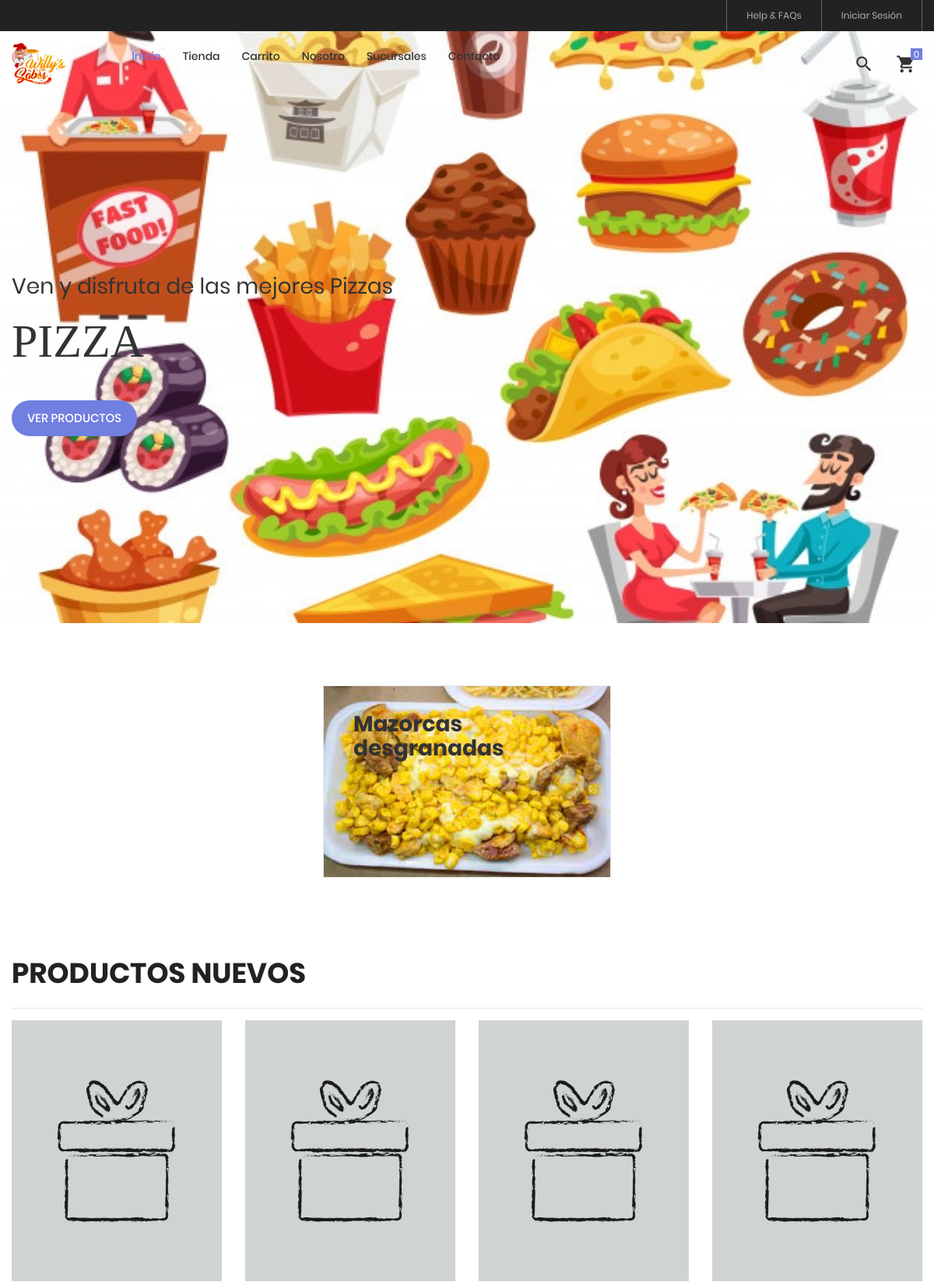
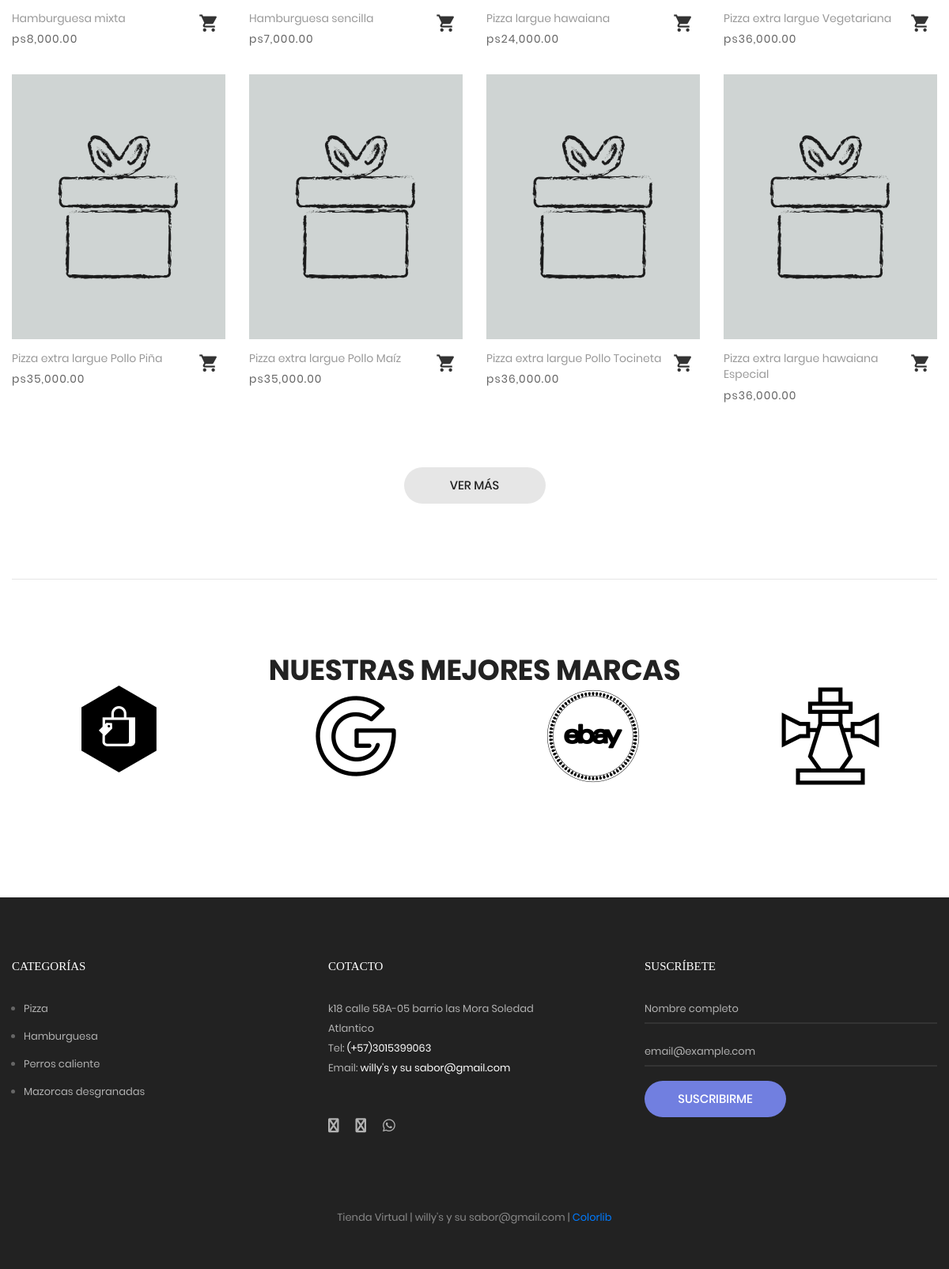
The page / on the database its author committed (2 pictures, top to bottom).
### tables this page shows
CREATE TABLE `categoria` (
  `idcategoria` bigint(20) NOT NULL,
  `nombre` varchar(255) NOT NULL,
  `descripcion` text NOT NULL,
  `portada` varchar(100) NOT NULL,
  `datecreated` datetime NOT NULL DEFAULT current_timestamp(),
  `ruta` varchar(255) NOT NULL,
  `status` int(11) NOT NULL DEFAULT 1
);

CREATE TABLE `producto` (
  `idproducto` bigint(20) NOT NULL,
  `categoriaid` bigint(20) NOT NULL,
  `codigo` varchar(30) NOT NULL,
  `nombre` varchar(255) NOT NULL,
  `descripcion` text NOT NULL,
  `precio` decimal(11,2) NOT NULL,
  `stock` int(11) NOT NULL,
  `imagen` varchar(100) DEFAULT NULL,
  `datecreated` datetime NOT NULL DEFAULT current_timestamp(),
  `ruta` varchar(255) NOT NULL,
  `status` int(11) NOT NULL DEFAULT 1
);

CREATE TABLE `post` (
  `idpost` bigint(20) NOT NULL,
  `titulo` varchar(255) NOT NULL,
  `contenido` text NOT NULL,
  `portada` varchar(100) DEFAULT NULL,
  `datecreate` datetime NOT NULL DEFAULT current_timestamp(),
  `ruta` varchar(255) NOT NULL,
  `status` int(11) NOT NULL DEFAULT 1
);

### Libraries/Core/Views.php (called while the page is built)
<?php
	class Views
	{
		function getView($controller,$view,$data="")
		{
			$controller = get_class($controller);
			if($controller == "Home"){
				$view = "Views/".$view.".php";
			}else{
				$view = "Views/".$controller."/".$view.".php";
			}
			require_once ($view);
		}
	}
 ?>

### Controllers/Home.php (called while the page is built, shortened)
<?php
	require_once("Models/TCategoria.php");
	require_once("Models/TProducto.php");
	class Home extends Controllers{
		public function home()
		{
			$pageContent = getPageRout('inicio');
			$data['page_tag'] = NOMBRE_EMPESA;
			$data['page_title'] = NOMBRE_EMPESA;
			$data['page_name'] = "tienda_virtual";
			$data['page'] = $pageContent;
			$data['slider'] = $this->getCategoriasT(CAT_SLIDER);
			$data['banner'] = $this->getCategoriasT(CAT_BANNER);
			$data['productos'] = $this->getProductosT();
			$this->views->getView($this,"home",$data);
		}
	}

### index.php (called while the page is built, shortened)
<?php
	require_once("Helpers/Helpers.php");
	require_once("Libraries/Core/Load.php");
 ?>

### Libraries/Core/Mysql.php (called while the page is built, shortened)
<?php
	class Mysql extends Conexion
	{
		private $conexion;
		function __construct()
		{
			$this->conexion = new Conexion();
			$this->conexion = $this->conexion->conect();
		}
		public function select(string $query)
		{
			$this->strquery = $query;
        	$result = $this->conexion->prepare($this->strquery);
			$result->execute();
        	$data = $result->fetch(PDO::FETCH_ASSOC);
        	return $data;
		}
		public function select_all(string $query)
		{
			$this->strquery = $query;
        	$result = $this->conexion->prepare($this->strquery);
			$result->execute();
        	$data = $result->fetchall(PDO::FETCH_ASSOC);
        	return $data;
		}
	}
 ?>

### Libraries/Core/Conexion.php (called while the page is built)
<?php
class Conexion{
	private $conect;
	public function __construct(){
		$connectionString = "mysql:host=".DB_HOST.";dbname=".DB_NAME.";charset=".DB_CHARSET;
		try{
			$this->conect = new PDO($connectionString, DB_USER, DB_PASSWORD);
			$this->conect->setAttribute(PDO::ATTR_ERRMODE, PDO::ERRMODE_EXCEPTION);
		}catch(PDOException $e){
			$this->conect = 'Error de conexión';
		    echo "ERROR: " . $e->getMessage();
		}
	}
	public function conect(){
		return $this->conect;
	}
}
?>

### Models/TCategoria.php (called while the page is built, shortened)
<?php
require_once("Libraries/Core/Mysql.php");
trait TCategoria{
	public function getCategoriasT(string $categorias){
		$this->con = new Mysql();
		$sql = "SELECT idcategoria, nombre, descripcion, portada, ruta
				 FROM categoria WHERE status != 0 AND idcategoria IN ($categorias)";
		$request = $this->con->select_all($sql);
		if(count($request) > 0){
			for ($c=0; $c < count($request) ; $c++) {
				$request[$c]['portada'] = BASE_URL.'/Assets/images/uploads/'.$request[$c]['portada'];
			}
		}
		return $request;
	}
}
 ?>

### Helpers/Helpers.php (called while the page is built, shortened)
<?php
	function base_url()
	{
		return BASE_URL;
	}
    function media()
    {
        return BASE_URL."/Assets";
    }
    function footerTienda($data="")
    {
        $view_footer = "Views/Template/footer_tienda.php";
        require_once ($view_footer);
    }
    function formatMoney($cantidad){
        $cantidad = number_format($cantidad,2,SPD,SPM);
        return $cantidad;
    }
    function getCatFooter(){
        require_once ("Models/CategoriasModel.php");
        $objCategoria = new CategoriasModel();
        $request = $objCategoria->getCategoriasFooter();
        return $request;
    }
    function getInfoPage(int $idpagina){
        require_once("Libraries/Core/Mysql.php");
        $con = new Mysql();
        $sql = "SELECT * FROM post WHERE idpost = $idpagina";
        $request = $con->select($sql);
        return $request;
    }
    function getPageRout(string $ruta){
        require_once("Libraries/Core/Mysql.php");
        $con = new Mysql();
        $sql = "SELECT * FROM post WHERE ruta = '$ruta' AND status != 0 ";
        $request = $con->select($sql);
        if(!empty($request)){
            $request['portada'] = $request['portada'] != "" ? media()."/images/uploads/".$request['portada'] : "";
        }
        return $request;
    }
 ?>

### Models/TProducto.php (called while the page is built, shortened)
<?php
require_once("Libraries/Core/Mysql.php");
trait TProducto{
	public function getProductosT(){
		$this->con = new Mysql();
		$sql = "SELECT p.idproducto,
						p.codigo,
						p.nombre,
						p.descripcion,
						p.categoriaid,
						c.nombre as categoria,
						p.precio,
						p.ruta,
						p.stock
				FROM producto p
				INNER JOIN categoria c
				ON p.categoriaid = c.idcategoria
				WHERE p.status != 0 ORDER BY p.idproducto DESC LIMIT ".CANTPORDHOME;
				$request = $this->con->select_all($sql);
				if(count($request) > 0){
					for ($c=0; $c < count($request) ; $c++) {
						$intIdProducto = $request[$c]['idproducto'];
						$sqlImg = "SELECT img
								FROM imagen
								WHERE productoid = $intIdProducto";
						$arrImg = $this->con->select_all($sqlImg);
						$request[$c]['images'] = $arrImg;
					}
				}
		return $request;
	}
}
 ?>

### Models/CategoriasModel.php (called while the page is built, shortened)
<?php
	class CategoriasModel extends Mysql
	{
		public function getCategoriasFooter(){
			$sql = "SELECT idcategoria, nombre, descripcion, portada, ruta
					FROM categoria WHERE  status = 1 AND idcategoria IN (".CAT_FOOTER.")";
			$request = $this->select_all($sql);
			if(count($request) > 0){
				for ($c=0; $c < count($request) ; $c++) {
					$request[$c]['portada'] = BASE_URL.'/Assets/images/uploads/'.$request[$c]['portada'];
				}
			}
			return $request;
		}
	}
 ?>

### Views/home.php (the view, shortened to what this page needs)
<?php
	$arrSlider = $data['slider'];
	$arrBanner = $data['banner'];
	$arrProductos = $data['productos'];
	$contentPage = "";
	if(!empty($data['page'])){
		$contentPage = $data['page']['contenido'];
	}
 ?>
	<section class="section-slide">
		<div class="wrap-slick1">
			<div class="slick1">
			<?php
			for ($i=0; $i < count($arrSlider) ; $i++) {
				$ruta = $arrSlider[$i]['ruta'];
			 ?>
				<div class="item-slick1" style="background-image: url(<?= $arrSlider[$i]['portada'] ?>);">
					<div class="container h-full">
						<div class="flex-col-l-m h-full p-t-100 p-b-30 respon5">
							<div class="layer-slick1 animated visible-false" data-appear="fadeInDown" data-delay="0">
								<span class="ltext-101 cl2 respon2">
									<?= $arrSlider[$i]['descripcion'] ?>
								</span>
							</div>
							<div class="layer-slick1 animated visible-false" data-appear="fadeInUp" data-delay="800">
								<h2 class="ltext-201 cl2 p-t-19 p-b-43 respon1">
									<?= $arrSlider[$i]['nombre'] ?>
								</h2>
							</div>
							<div class="layer-slick1 animated visible-false" data-appear="zoomIn" data-delay="1600">
								<a href="<?= base_url().'/tienda/categoria/'.$arrSlider[$i]['idcategoria'].'/'.$ruta; ?>" class="flex-c-m stext-101 cl0 size-101 bg1 bor1 hov-btn1 p-lr-15 trans-04">
									Ver productos
								</a>
							</div>
						</div>
					</div>
				</div>
			<?php
			}
			?>
			</div>
		</div>
	</section>
	<div class="sec-banner bg0 p-t-80 p-b-50">
		<div class="container">
			<div class="row">
				<?php
				for ($j=0; $j < count($arrBanner); $j++) {
					$ruta = $arrBanner[$j]['ruta'];
				 ?>
				<div class="col-md-6 col-xl-4 p-b-30 m-lr-auto">
					<div class="block1 wrap-pic-w">
						<img src="<?= $arrBanner[$j]['portada'] ?>" alt="<?= $arrBanner[$j]['nombre'] ?>">
						<a href="<?= base_url().'/tienda/categoria/'.$arrBanner[$j]['idcategoria'].'/'.$ruta; ?>" class="block1-txt ab-t-l s-full flex-col-l-sb p-lr-38 p-tb-34 trans-03 respon3">
							<div class="block1-txt-child1 flex-col-l">
								<span class="block1-name ltext-102 trans-04 p-b-8">
									<?= $arrBanner[$j]['nombre'] ?>
								</span>
							</div>
						</a>
					</div>
				</div>
				<?php
				}
				 ?>
			</div>
		</div>
	</div>
	<section class="bg0 p-t-23 p-b-140">
		<div class="container">
			<div class="p-b-10">
				<h3 class="ltext-103 cl5">
					Productos Nuevos
				</h3>
			</div>
			<hr>
			<div class="row isotope-grid">
			<?php
				for ($p=0; $p < count($arrProductos) ; $p++) {
					$rutaProducto = $arrProductos[$p]['ruta'];
					if(count($arrProductos[$p]['images']) > 0 ){
						$portada = $arrProductos[$p]['images'][0]['url_image'];
					}else{
						$portada = media().'/images/uploads/product.png';
					}
			 ?>
				<div class="col-sm-6 col-md-4 col-lg-3 p-b-35 isotope-item women">
					<div class="block2">
						<div class="block2-pic hov-img0">
							<img src="<?= $portada ?>" alt="<?= $arrProductos[$p]['nombre'] ?>">
						</div>
						<div class="block2-txt flex-w flex-t p-t-14">
							<div class="block2-txt-child1 flex-col-l ">
								<a href="<?= base_url().'/tienda/producto/'.$arrProductos[$p]['idproducto'].'/'.$rutaProducto; ?>" class="stext-104 cl4 hov-cl1 trans-04 js-name-b2 p-b-6">
									<?= $arrProductos[$p]['nombre'] ?>
								</a>
								<span class="stext-105 cl3">
									<?= SMONEY.formatMoney($arrProductos[$p]['precio']); ?>
								</span>
							</div>
							<div class="block2-txt-child2 flex-r p-t-3">
								<a href="#"
								 id="<?= openssl_encrypt($arrProductos[$p]['idproducto'],METHODENCRIPT,KEY); ?>"
								 class="btn-addwish-b2 dis-block pos-relative js-addwish-b2 js-addcart-detail
								 icon-header-item cl2 hov-cl1 trans-04 p-l-22 p-r-11
								 ">
									<i class="zmdi zmdi-shopping-cart"></i>
								</a>
							</div>
						</div>
					</div>
				</div>
			<?php } ?>
			</div>
			<div class="flex-c-m flex-w w-full p-t-45">
				<a href="<?= base_url() ?>/tienda" class="flex-c-m stext-101 cl5 size-103 bg2 bor1 hov-btn1 p-lr-15 trans-04">
					Ver más
				</a>
			</div>
		</div>
		<div class="container text-center p-t-80">
			<hr>
			<?= $contentPage ?>
		</div>
	</section>
<?php
	footerTienda($data);
 ?>

### Views/Template/footer_tienda.php (shortened to what this page needs)
	<?php
		$catFotter = getCatFooter();
	 ?>
	<footer class="bg3 p-t-75 p-b-32">
		<div class="container">
			<div class="row">
				<div class="col-sm-6 col-lg-4 p-b-50">
					<h4 class="stext-301 cl0 p-b-30">
						Categorías
					</h4>
					<?php if(count($catFotter) > 0){ ?>
					<ul>
						<?php foreach ($catFotter as $cat) { ?>
						<li class="p-b-10">
							<a href="<?= base_url() ?>/tienda/categoria/<?= $cat['idcategoria'].'/'.$cat['ruta'] ?>" class="stext-107 cl7 hov-cl1 trans-04">
								<?= $cat['nombre'] ?>
							</a>
						</li>
						<?php } ?>
					</ul>
					<?php } ?>
				</div>
				<div class="col-sm-6 col-lg-4 p-b-50">
					<h4 class="stext-301 cl0 p-b-30">
						Cotacto
					</h4>
					<p class="stext-107 cl7 size-201">
						<?= DIRECCION ?> <br>
						Tel: <a class="linkFooter" href="tel:<?= TELEMPRESA ?>"><?= TELEMPRESA ?></a><br>
						Email: <a class="linkFooter" href="mailto:<?= EMAIL_EMPRESA ?>"><?= EMAIL_EMPRESA ?></a>
					</p>
					<div class="p-t-27">
						<a href="<?= FACEBOOK ?>" target="_blanck" class="fs-18 cl7 hov-cl1 trans-04 m-r-16">
							<i class="fa fa-facebook"></i>
						</a>
						<a href="<?= INSTAGRAM ?>" target="_blanck"  class="fs-18 cl7 hov-cl1 trans-04 m-r-16">
							<i class="fa fa-instagram"></i>
						</a>
						<a href="https://wa.me/<?= WHATSAPP ?>" target="_blanck"  class="fs-18 cl7 hov-cl1 trans-04 m-r-16">
							<i class="fab fa-whatsapp"></i>
						</a>
					</div>
				</div>
				<div class="col-sm-6 col-lg-4 p-b-50">
					<h4 class="stext-301 cl0 p-b-30">
						Suscríbete
					</h4>
					<form id="frmSuscripcion" name="frmSuscripcion">
						<div class="wrap-input1 w-full p-b-4">
							<input class="input1 bg-none plh1 stext-107 cl7" type="text" id="nombreSuscripcion" name="nombreSuscripcion" placeholder="Nombre completo" required>
						</div>
						<br>
						<div class="wrap-input1 w-full p-b-4">
							<input class="input1 bg-none plh1 stext-107 cl7" type="email" id="emailSuscripcion" name="emailSuscripcion" placeholder="email@example.com" required >
						</div>
						<div class="p-t-18">
							<button class="flex-c-m stext-101 cl0 size-103 bg1 bor1 hov-btn2 p-lr-15 trans-04">
								Suscribirme
							</button>
						</div>
					</form>
				</div>
			</div>
			<div class="p-t-40">
				<p class="stext-107 cl6 txt-center">
					<?= NOMBRE_EMPESA; ?> | <?= WEB_EMPRESA; ?> | <a href="https://colorlib.com" target="_blank">Colorlib</a>
				</p>
			</div>
		</div>
	</footer>
</body>
</html>

### Assets/tienda/css/main.css (style rules this page uses)
.container { max-width: 1380px; }
@media (max-width: 1600px) { .container { max-width: 1200px; } }
.slick-slide { outline: none !important; }
.container p { margin-bottom: 20px; }
.container ul, .container ol { margin-left: 15px; margin-bottom: 20px; }
.container ul, .container ul li { list-style: initial; }
.icon-header-item { position: relative; font-size: 26px; line-height: 1; cursor: pointer; }
.wrap-slick1 { position: relative; }
.item-slick1 { height: calc(100vh - 40px); background-size: cover; background-repeat: no-repeat; background-position: center center; }
.block1 { position: relative; border: 1px solid #e6e6e6; }
.block1-txt { background-color: rgba(103,117,214,0.0); }
.block1-name { color: #333; }
.block2-pic { position: relative; }
.block2-txt-child1 { width: calc(100% - 30px); }
.block2-txt-child2 { width: 30px; }
.cl0 { color: #fff; }
.cl2 { color: #333; }
.cl3 { color: #666; }
.cl4 { color: #999; }
.cl5 { color: #222; }
.cl6 { color: #888; }
.cl7 { color: #b2b2b2; }
.stext-101 { font-family: Poppins-Medium; font-size: 15px; line-height: 1.466667; text-transform: uppercase; }
.stext-104 { font-family: Poppins-Regular; font-size: 14px; line-height: 1.466667; }
.stext-105 { font-family: Poppins-Regular; font-size: 14px; line-height: 1.466667; letter-spacing: 1px; }
.stext-107 { font-family: Poppins-Regular; font-size: 13px; line-height: 1.923; }
.stext-301 { font-family: Montserrat-Bold; font-size: 15px; line-height: 1.6; text-transform: uppercase; }
.ltext-101 { font-family: Poppins-Regular; font-size: 28px; line-height: 1.2857; }
.ltext-102 { font-family: Poppins-Bold; font-size: 28px; line-height: 1.1; }
.ltext-103 { font-family: Poppins-Bold; font-size: 36px; line-height: 1.1; text-transform: uppercase; }
.ltext-201 { font-family: PlayfairDisplay-Bold; font-size: 60px; line-height: 1.1; text-transform: uppercase; }
.size-101 { min-width: 161px; height: 46px; }
.size-103 { min-width: 179px; height: 46px; }
.size-201 { max-width: 270px; }
.bg-none { background-color: transparent; }
.bg0 { background-color: #fff; }
.bg1 { background-color: #717fe0; }
.bg2 { background-color: #e6e6e6; }
.bg3 { background-color: #222; }
.bor1 { border-radius: 23px; }
.wrap-input1 { position: relative; border-bottom: 2px solid rgba(204,204,204, 0.1); }
.input1 { background-color: transparent; width: 100%; }
.hov-img0 { display: block; overflow: hidden; }
.hov-img0 img { width: 100%; -webkit-transition: transform 0.9s ease; -o-transition: transform 0.9s ease; -moz-transition: transform 0.9s ease; transition: transform 0.9s ease; }
.linkFooter { color: #FFF !important; }

### rows shown on the page
categoria: descripcion "Ven y disfruta de las mejores Pizzas", nombre "PIZZA", nombre "Pizza"
categoria: nombre "Mazorcas desgranadas"
producto: nombre "Hamburguesa mixta", precio "8,000.00"
producto: nombre "Hamburguesa sencilla", precio "7,000.00"
producto: nombre "Pizza largue hawaiana", precio "24,000.00"
producto: nombre "Pizza extra largue Vegetariana", precio "36,000.00"
producto: nombre "Pizza extra largue Pollo Piña", precio "35,000.00"
producto: nombre "Pizza extra largue Pollo Maíz", precio "35,000.00"
producto: nombre "Pizza extra largue Pollo Tocineta", precio "36,000.00"
producto: nombre "Pizza extra largue hawaiana Especial", precio "36,000.00"
post: contenido "NUESTRAS MEJORES MARCAS", contenido (picture)
categoria: nombre "Hamburguesa"
categoria: nombre "Perros caliente"

### other values the page prints
DIRECCION "k18 calle 58A-05 barrio las Mora Soledad Atlantico"
TELEMPRESA "(+57)3015399063"
EMAIL_EMPRESA "willy's y su sabor@gmail.com"
NOMBRE_EMPESA "Tienda Virtual"
WEB_EMPRESA "willy's y su sabor@gmail.com"
